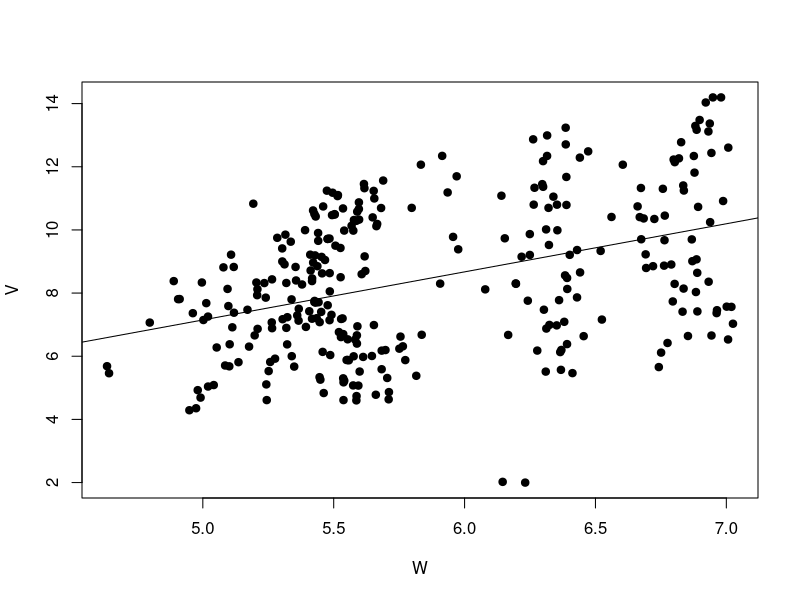
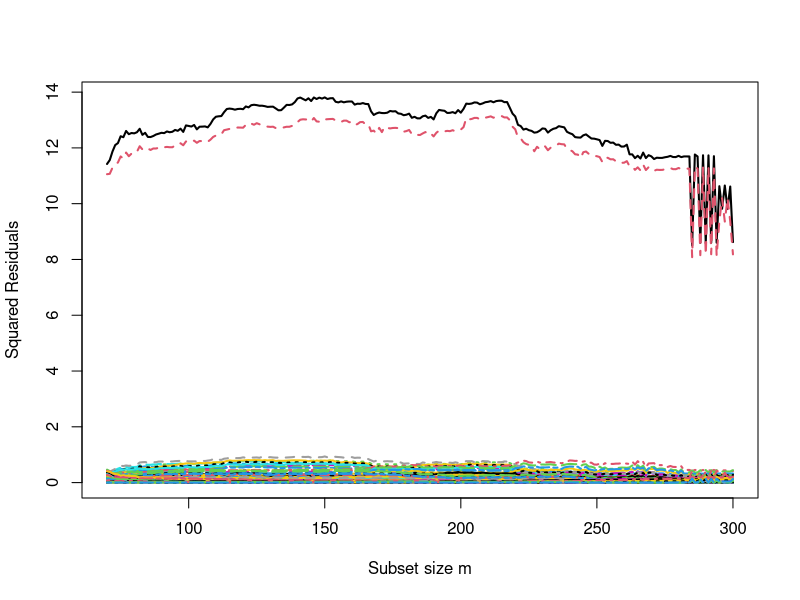
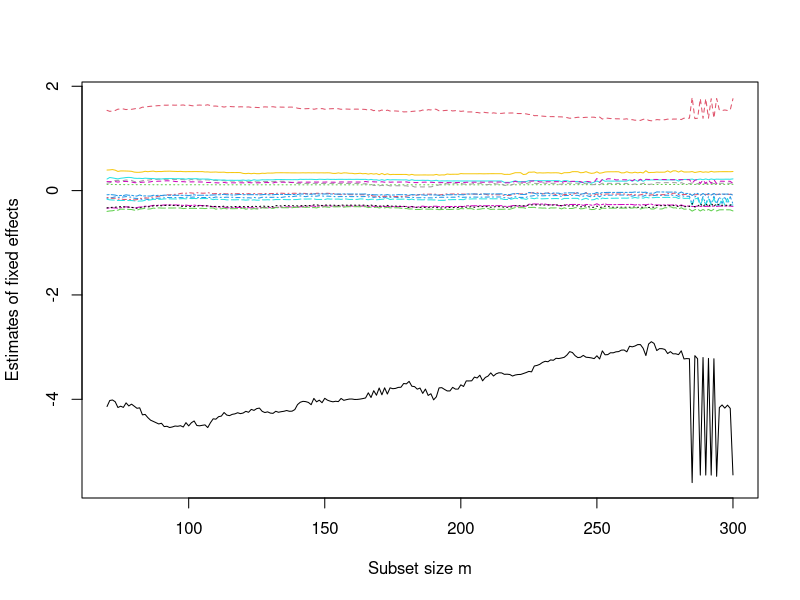
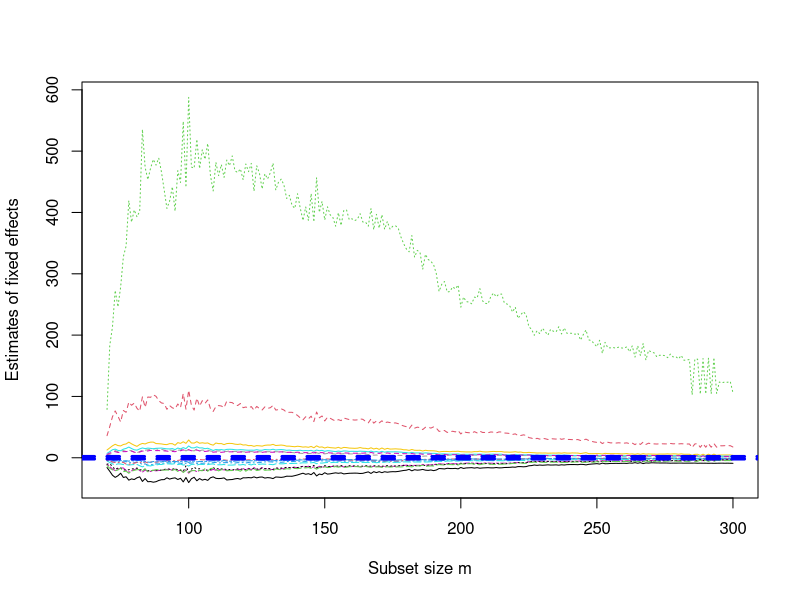
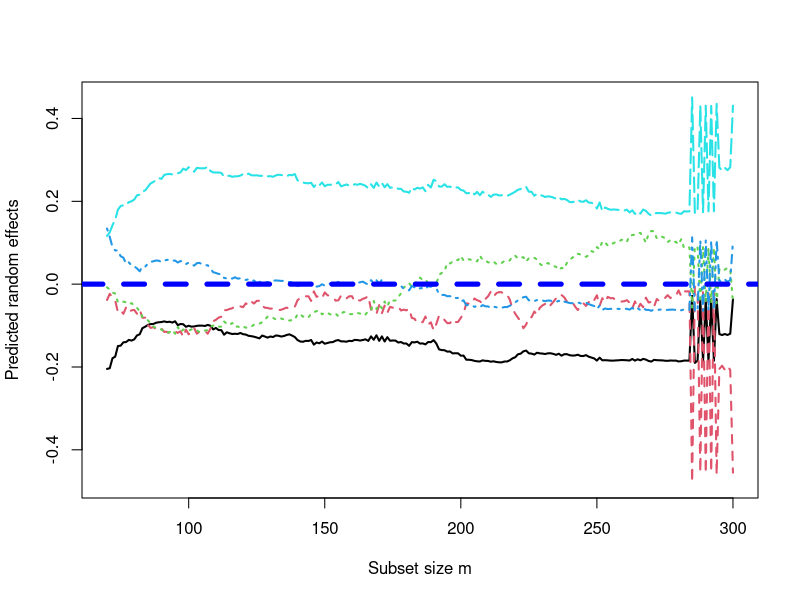
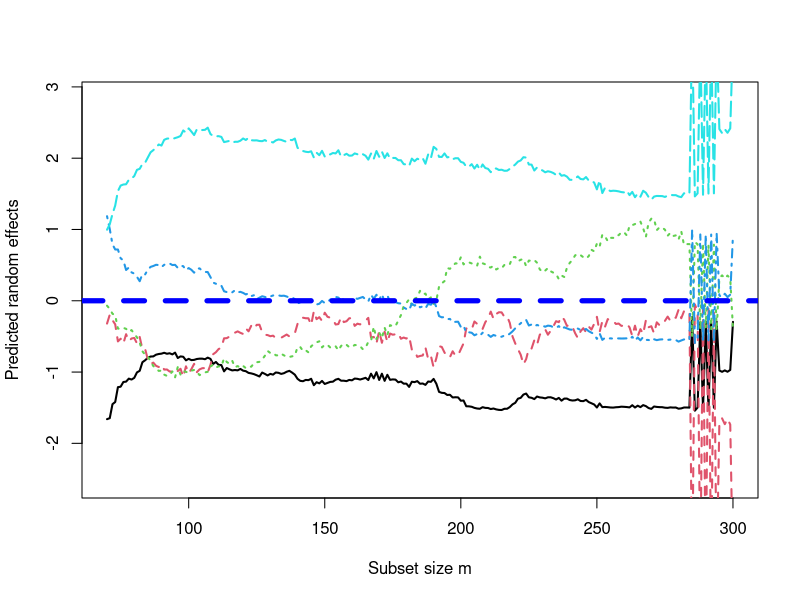

Write R code to recreate these figures, in order.
library(lme4)
library(Matrix)
library(MASS)
library(ggplot2)

# start
coffebra = read.table("simBRAx1.txt", header = T)
coffebra.cont <- coffebra
# new: nn & grpunt
nn=dim(coffebra.cont)[1]
grpunt=12*5
tabcountry=rbind(c("F", "G", "I", "S", "UK"), c(0,0,0,0,0), c(0,0,0,0,0) )

righe.cont <- 1:2
f1 <- 0.35
f2 <- 0.9

coffebra.cont$logV[righe.cont]=f1*coffebra$logV[righe.cont]
coffebra.cont$logQ[righe.cont]=f2*coffebra$logQ[righe.cont]

plot(coffebra.cont$logQ, coffebra.cont$logV, cex = 1.5, pch = 20, xlab = "W", ylab = "V")
abline(lm(logV ~ logQ, data=coffebra.cont))

fit.coffebra.cont = lmer(logV ~ logQ + t +m1 + m2+m3+m4+m5+ m6+m7+m8+m9+m10+m11+(1 | country), data = coffebra.cont, REML=F)


y = coffebra.cont$logV
ngroups = max(fit.coffebra.cont@Gp)
X = fit.coffebra.cont@pp$X

Z = t(fit.coffebra.cont@pp$Zt)
beta = fit.coffebra.cont@beta
ttest = beta/diag(summary(fit.coffebra.cont)$vcov)^0.5
sigma2U = summary(fit.coffebra.cont)$varcor[[1]][1]
sigma2eps = summary(fit.coffebra.cont)$sigma^2
loglikhat = summary(fit.coffebra.cont)$logLik[1]
Vhat = sigma2U * Z %*% t(Z) + sigma2eps * diag(length(y))
Ghat = sigma2U * diag(max(fit.coffebra.cont@Gp))
### as.matrix(Vhat) to het the matrix

i1 = t(X)%*% ginv(as.matrix(Vhat)) %*% X
i1inv = ginv(i1)
i2 = t(X)%*% ginv(as.matrix(Vhat)) %*% y
### The product i1inv %*% i2 is identical to beta

# ranef : stima dei random effects
### identical to ranef(ranef(fit.coffebra.cont)$pigname[[1]])
uhat = Ghat%*%t(Z)%*%ginv(as.matrix(Vhat)) %*% (y - X%*%beta)
yhat = X%*%beta + Z%*%uhat
res = y - yhat

### pointer = matrix(rep(1:7, ngroups), nrow = 7, ncol = ngroups)
### Generate a matrix of starting time-index
positions = matrix(1:length(y), nrow = max(coffebra.cont$t), ncol = ngroups)

#temp = matrix(NA, nrow = 10, ncol = length(y)/(ncol(X)+1))
temp = NULL
### for(l in 1:nrow(temp)) {
for(l in 1:10) {
    subset=matrix(NA, nrow=ncol(X), ncol = ngroups)
    set.seed(l)
    sss = sample(1:(max(coffebra.cont$t) - ncol(X)+1), ngroups, replace = T)
    for (ii in 1:ncol(positions)) {
        subset[,ii] = positions[sss[ii]:(sss[ii]+ncol(X)-1), ii]
    }
    temp = rbind(as.vector(subset), temp)
}

# temp = matrix(NA, nrow = length(y)/3, ncol = 7)
# subset = 1:3
# for(l in 1:7){
	# if(l == 1) subset = subset
	# else subset = subset+1
# for(i in 1:ngroups) {
	# if (i == 1) out = subset
	# else out = c(out, subset+(i-1)*9)
# }
# temp[, l] = out
# }


resorder =matrix(NA, nrow = length(y), ncol = nrow(temp))
for(j in 1:nrow(temp)) {
    cat(j, "\n")
    mysub = temp[j, ]
    fit.coffebra.cont.sub = lmer(logV ~ logQ + t +m1 + m2+m3+m4+m5+ m6+m7+m8+m9+m10+m11+(1 | country), data = coffebra.cont, REML=F, subset = mysub)
    ngroups = max(fit.coffebra.cont.sub@Gp)
    y.sub = fit.coffebra.cont.sub@resp$y
    X.sub = fit.coffebra.cont.sub@pp$X
    Z.sub = t(fit.coffebra.cont.sub@pp$Zt)
    beta.sub = fit.coffebra.cont.sub@beta
    sigma2U.sub = summary(fit.coffebra.cont.sub)$varcor[[1]][1]
    sigma2eps.sub = summary(fit.coffebra.cont.sub)$sigma^2
    loglikhat.sub = summary(fit.coffebra.cont.sub)$logLik[1]
    Ghat.sub = sigma2U.sub * diag(ngroups)

### This is to check if beta is obtained
    Vhat.sub = sigma2U.sub * Z.sub %*% t(Z.sub) + sigma2eps.sub * diag(length(y.sub))
### as.matrix(Vhat) to het the matrix
    i1 = t(X.sub)%*% ginv(as.matrix(Vhat.sub)) %*% X.sub
    i1inv = ginv(i1)
    i2 = t(X.sub)%*% ginv(as.matrix(Vhat.sub)) %*% y.sub
### The product i1inv %*% i2 is identical to beta

### Ste equal to zero rows unused
    not.mysub = setdiff(1:length(y), mysub)
    Z.reduced = Z
    Z.reduced[not.mysub, ] = 0

    Vhat.sub1 = sigma2U.sub * Z.reduced %*% t(Z.reduced) + sigma2eps.sub * diag(length(y))
    Ghat.sub1 = sigma2U.sub * diag(ngroups)


### identical to ranef(ranef(fit.coffebra.cont.sub)$pigname[[1]])
    uhat.sub = Ghat.sub1%*%t(Z.reduced)%*%ginv(as.matrix(Vhat.sub1)) %*% (y - X%*%beta.sub)
###    yhat.sub = X%*%beta.sub + Z.reduced%*%uhat.sub
    yhat.sub = X%*%beta.sub + Z%*%uhat.sub
    res.sub = y - yhat.sub

    resorder[,j] = sort(res.sub^2)
}

bsb = temp[which.min(apply(resorder, 2, median)), ]

### Storage of quantities
res.fwd=matrix(NA, nrow = length(y), ncol = length(y)-length(bsb) + 1)
beta.fwd = matrix(NA, nrow = ncol(X), ncol = length(y)-length(bsb) + 1)
ttest.fwd = beta.fwd
sigma2U.fwd = matrix(NA, nrow = 1, ncol = length(y)-length(bsb)+ 1)
sigma2eps.fwd = matrix(NA, nrow = 1, ncol = length(y)-length(bsb)+ 1)
row.inside.fwd = matrix(NA, nrow = length(y),ncol = length(y)-length(bsb)+ 1)
uhat.fwd = matrix(NA, nrow=ngroups, ncol = length(y)-length(bsb)+ 1)


############################  START OF THE FS

# new: seq code and for code
fscycle=seq(70,300,1)

# original:
 for(m in fscycle) {
   
   tabcountry[2:3,1:5]=0
  
    cat("Subset size m of the FWD = ", m, "\n")
    if (m == length(bsb)) { ### first step of the forward search
	step = 1
	ttt = bsb
        init.fit = lmer(logV ~ logQ + t +m1 + m2+m3+m4+m5+ m6+m7+m8+m9+m10+m11+(1 | country), data = coffebra.cont, REML=F, subset = ttt)
        ngroups = max(init.fit@Gp)
        y.sub = init.fit@resp$y
        X.sub = init.fit@pp$X
        Z.sub = t(init.fit@pp$Zt)
        beta.sub = init.fit@beta
        ttest.sub = beta.sub/diag(summary(init.fit)$vcov)^0.5
        sigma2U.sub = summary(init.fit)$varcor[[1]][1]
        sigma2eps.sub = summary(init.fit)$sigma^2
        loglikhat.sub = summary(init.fit)$logLik[1]
        Ghat.sub = sigma2U.sub * diag(ngroups)

### Ste equal to zero rows unused
	not.mysub = setdiff(1:length(y), ttt)
        Z.reduced = Z
        Z.reduced[not.mysub, ] = 0

        Vhat.sub1 = sigma2U.sub * Z.reduced %*% t(Z.reduced) + sigma2eps.sub * diag(length(y))
	Ghat.sub1 = sigma2U.sub * diag(ngroups)


### identical to ranef(ranef(fit.coffebra.cont.sub)$pigname[[1]])
        uhat.sub = Ghat.sub1%*%t(Z.reduced)%*%ginv(as.matrix(Vhat.sub1)) %*% (y - X%*%beta.sub)
###        yhat.sub = X%*%beta.sub + Z.reduced%*%uhat.sub
        yhat.sub = X%*%beta.sub + Z%*%uhat.sub
        res.sub = y - yhat.sub
        posm = which(order(res.sub^2)<= m)
        res.fwd[, step] = as.vector(res.sub)
        beta.fwd[, step] = as.vector(beta.sub)
        ttest.fwd[, step] = as.vector(ttest.sub)
        sigma2U.fwd[1, step] = as.vector(sigma2U.sub)
        sigma2eps.fwd[1, step] = as.vector(sigma2eps.sub)
        row.inside.fwd[1:length(bsb), step] = bsb
        uhat.fwd[, step] = as.vector(uhat.sub)
    }
    else{
        #step = step+1
        
########## create a inner cycle for 1 < m < 5        
        
       # for (incy in 1:5){
          step = step+1
          
############################################################  ORDERING RESIDUALS        
        # new: ordering a data matrix with countries
        tmpres=as.data.frame(cbind(1:nn,as.vector(coffebra.cont$country),as.vector(res.sub^2)))
        names(tmpres)=c("unit","country","res2")
        
        # new: ordering one level (squared residuals)
        otmpres=tmpres[order( tmpres$res2),]
        
        
        
        # we take the first m units 
        ordbsb=as.vector(otmpres$unit)

        bsblast=ordbsb
      
  
        
        
        nbsb=ordbsb[1:m]
        
        
        ttt = nbsb
        
#############################################################
        
        init.fit = lmer(logV ~ logQ + t +m1 + m2+m3+m4+m5+ m6+m7+m8+m9+m10+m11+(1 | country), data = coffebra.cont, REML=F, subset = ttt)
###        init.fit = lmer(w ~ t +(1 | pigname), data = pig, REML=F, subset = ttt)
        check.ngroups = max(init.fit@Gp)
        
        
        cat("\n", "Progression = ", step, "\n")

        y.sub = init.fit@resp$y
        X.sub = init.fit@pp$X
        Z.sub = t(init.fit@pp$Zt)
        beta.sub = init.fit@beta
        ttest.sub = beta.sub/diag(summary(init.fit)$vcov)^0.5
        sigma2U.sub = summary(init.fit)$varcor[[1]][1]
        sigma2eps.sub = summary(init.fit)$sigma^2
        loglikhat.sub = summary(init.fit)$logLik[1]
        Ghat.sub = sigma2U.sub * diag(ngroups)

### Ste equal to zero rows unused

	    not.mysub = setdiff(1:length(y), ttt)
	    Z.reduced = Z

        if(length(not.mysub)>0)
            Z.reduced[not.mysub, ] = 0

        Vhat.sub1 = sigma2U.sub * Z.reduced %*% t(Z.reduced) + sigma2eps.sub * diag(length(y))
	    Ghat.sub1 = sigma2U.sub * diag(ngroups)


### identical to ranef(ranef(fit.coffebra.cont.sub)$pigname[[1]])
        uhat.sub = Ghat.sub1%*%t(Z.reduced)%*%ginv(as.matrix(Vhat.sub1)) %*% (y - X%*%beta.sub)
###        yhat.sub = X%*%beta.sub + Z.reduced%*%uhat.sub
        yhat.sub = X%*%beta.sub + Z%*%uhat.sub
        res.sub = y - yhat.sub
        res.fwd[, step] = as.vector(res.sub)
        beta.fwd[, step] = as.vector(beta.sub)
        ttest.fwd[, step] = as.vector(ttest.sub)
        sigma2U.fwd[1, step] = as.vector(sigma2U.sub)
        sigma2eps.fwd[1, step] = as.vector(sigma2eps.sub)
        row.inside.fwd[1:length(nbsb), step] = nbsb
        uhat.fwd[, step] = as.vector(uhat.sub)

        #}  # innercycle 
    }
}

fscycle0=70:300
fscycle1=1:231

plot(length(bsb):length(y), (res.fwd[1,])^2, type = "n", ylim = range(res.fwd^2, na.rm = T), xlab = "Subset size m", ylab = "Squared Residuals")
for (i in 1:nrow(res.fwd)) 
  lines(fscycle0, (res.fwd[i, fscycle1])^2, lty = i, col = i, lwd=2)


plot(length(bsb):length(y), beta.fwd[1,], type = "n", ylim = range(beta.fwd, na.rm = T), xlab = "Subset size m", ylab = "Estimates of fixed effects")
for (i in 1:nrow(beta.fwd)) lines(length(bsb):length(y), beta.fwd[i, ], lty = i, col = i)

plot(length(bsb):length(y), ttest.fwd[1,], type = "n", ylim = range(ttest.fwd, na.rm = T), xlab = "Subset size m", ylab = "Estimates of fixed effects")
for (i in 1:nrow(beta.fwd)) lines(length(bsb):length(y), ttest.fwd[i, ], lty = i, col = i)
abline(h = c(-2,2), lwd = 3, lty = 2, col = "blue")


plot(length(bsb):length(y), uhat.fwd[1,], type = "n", ylim = range(uhat.fwd, na.rm = T), xlab = "Subset size m", ylab = "Predicted random effects")
for (i in 1:nrow(uhat.fwd)) 
  lines(fscycle0, uhat.fwd[i, fscycle1], lty = i, col = i, lwd=2)
abline(h = 0, lwd = 5, lty = 2, col = "blue")


rrr=uhat.fwd %*% diag(1/as.vector(sqrt(sigma2U.fwd)))
plot(length(bsb):length(y), uhat.fwd[1,]/sqrt(sigma2U.fwd[1]), type = "n", ylim = range(rrr, na.rm = T)*1.5, xlab = "Subset size m", ylab = "Predicted random effects")
for (i in 1:nrow(uhat.fwd)) 
  lines(fscycle0, uhat.fwd[i, fscycle1]/sqrt(sigma2U.fwd[i]), lty = i, col = i, lwd=2)
abline(h = 0, lwd = 5, lty = 2, col = "blue")



